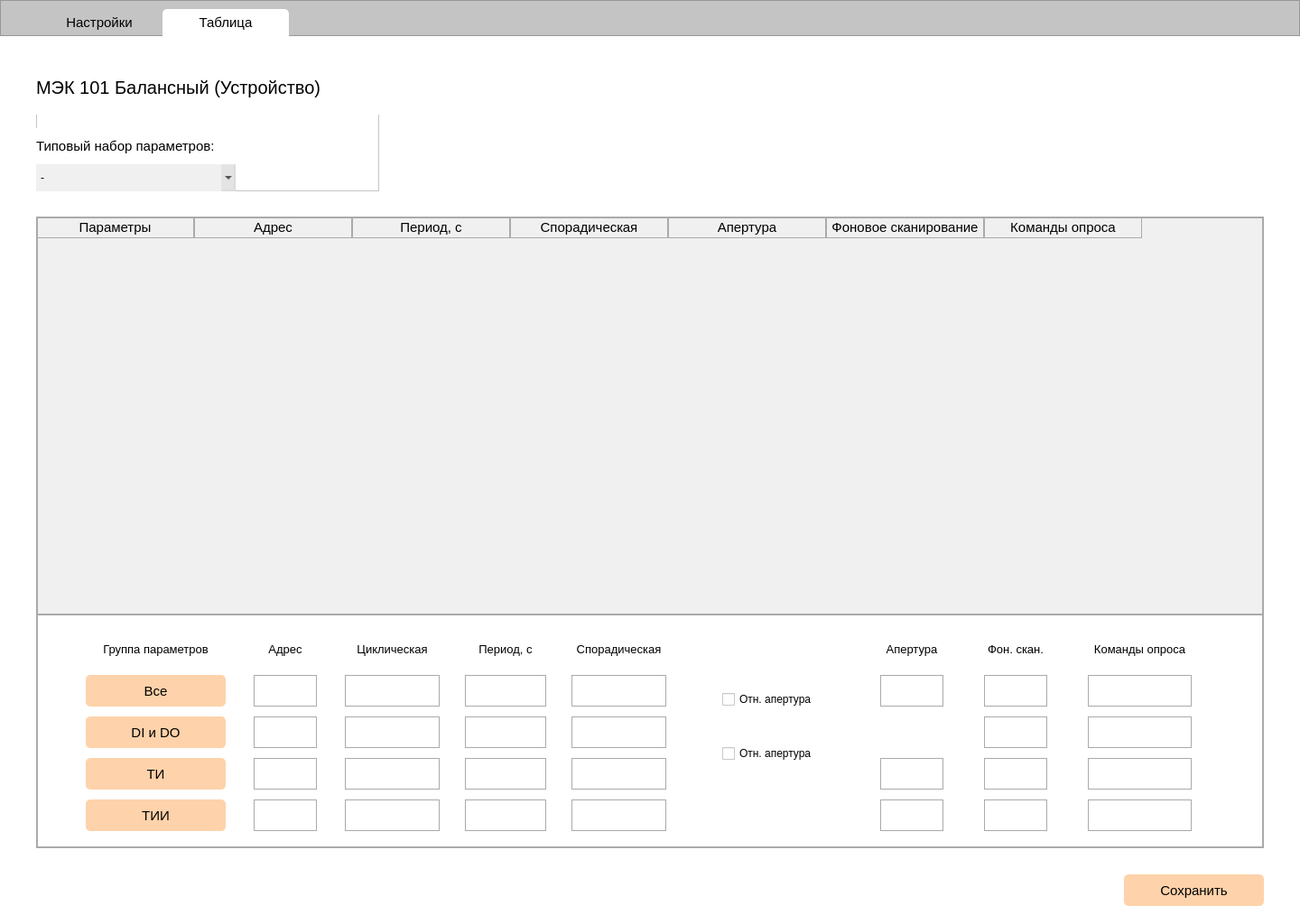
<?xml version="1.0" encoding="UTF-8"?>
<ui version="4.0">
 <class>Form</class>
 <widget class="QWidget" name="Form">
  <property name="geometry">
   <rect>
    <x>0</x>
    <y>0</y>
    <width>1440</width>
    <height>1024</height>
   </rect>
  </property>
  <property name="font">
   <font>
    <pointsize>8</pointsize>
   </font>
  </property>
  <property name="windowTitle">
   <string>Telemechanics</string>
  </property>
  <property name="styleSheet">
   <string notr="true">QWidget {
	background-color: white;
}</string>
  </property>
  <widget class="QFrame" name="frame_8">
   <property name="geometry">
    <rect>
     <x>0</x>
     <y>0</y>
     <width>1440</width>
     <height>40</height>
    </rect>
   </property>
   <property name="styleSheet">
    <string notr="true">QFrame { background-color: #c4c4c4; }</string>
   </property>
   <property name="frameShape">
    <enum>QFrame::StyledPanel</enum>
   </property>
   <property name="frameShadow">
    <enum>QFrame::Raised</enum>
   </property>
   <widget class="QPushButton" name="pushButton">
    <property name="geometry">
     <rect>
      <x>40</x>
      <y>10</y>
      <width>140</width>
      <height>30</height>
     </rect>
    </property>
    <property name="font">
     <font>
      <pointsize>11</pointsize>
     </font>
    </property>
    <property name="styleSheet">
     <string notr="true">QPushButton { border: none; border-top-left-radius: 5px; border-top-right-radius: 5px; background-color: transparent; }</string>
    </property>
    <property name="text">
     <string>Настройки</string>
    </property>
   </widget>
   <widget class="QPushButton" name="pushButton_2">
    <property name="geometry">
     <rect>
      <x>180</x>
      <y>10</y>
      <width>140</width>
      <height>30</height>
     </rect>
    </property>
    <property name="font">
     <font>
      <pointsize>11</pointsize>
     </font>
    </property>
    <property name="styleSheet">
     <string notr="true">QPushButton { border: none; border-top-left-radius: 5px; border-top-right-radius: 5px; }</string>
    </property>
    <property name="text">
     <string>Таблица</string>
    </property>
   </widget>
  </widget>
  <widget class="QFrame" name="frame_9">
   <property name="geometry">
    <rect>
     <x>40</x>
     <y>67</y>
     <width>380</width>
     <height>145</height>
    </rect>
   </property>
   <property name="frameShape">
    <enum>QFrame::StyledPanel</enum>
   </property>
   <property name="frameShadow">
    <enum>QFrame::Raised</enum>
   </property>
   <widget class="QLabel" name="label_8">
    <property name="geometry">
     <rect>
      <x>0</x>
      <y>0</y>
      <width>380</width>
      <height>60</height>
     </rect>
    </property>
    <property name="font">
     <font>
      <pointsize>15</pointsize>
     </font>
    </property>
    <property name="text">
     <string>МЭК 101 Балансный (Устройство)</string>
    </property>
   </widget>
   <widget class="QFrame" name="frame_16">
    <property name="geometry">
     <rect>
      <x>0</x>
      <y>75</y>
      <width>221</width>
      <height>70</height>
     </rect>
    </property>
    <property name="styleSheet">
     <string notr="true">QFrame { border: none; }</string>
    </property>
    <property name="frameShape">
     <enum>QFrame::StyledPanel</enum>
    </property>
    <property name="frameShadow">
     <enum>QFrame::Raised</enum>
    </property>
    <widget class="QLabel" name="label_15">
     <property name="geometry">
      <rect>
       <x>0</x>
       <y>0</y>
       <width>221</width>
       <height>40</height>
      </rect>
     </property>
     <property name="font">
      <font>
       <pointsize>11</pointsize>
      </font>
     </property>
     <property name="text">
      <string>Типовый набор параметров:</string>
     </property>
    </widget>
    <widget class="QComboBox" name="comboBox">
     <property name="geometry">
      <rect>
       <x>0</x>
       <y>40</y>
       <width>221</width>
       <height>30</height>
      </rect>
     </property>
     <property name="styleSheet">
      <string notr="true">QComboBox { border: none; background-color: rgb(130, 130, 130, 30); }</string>
     </property>
     <item>
      <property name="text">
       <string>-</string>
      </property>
     </item>
    </widget>
   </widget>
  </widget>
  <widget class="QPushButton" name="pushButton_3">
   <property name="geometry">
    <rect>
     <x>1245</x>
     <y>969</y>
     <width>155</width>
     <height>35</height>
    </rect>
   </property>
   <property name="font">
    <font>
     <pointsize>11</pointsize>
    </font>
   </property>
   <property name="styleSheet">
    <string notr="true">QPushButton { border-radius: 5px; background-color: #FED2AA; }</string>
   </property>
   <property name="text">
    <string>Сохранить</string>
   </property>
  </widget>
  <widget class="QFrame" name="frame">
   <property name="geometry">
    <rect>
     <x>40</x>
     <y>240</y>
     <width>1360</width>
     <height>700</height>
    </rect>
   </property>
   <property name="styleSheet">
    <string notr="true">QFrame { background-color: rgba(130, 130, 130, 30); border: 2px solid #aaa; }</string>
   </property>
   <property name="frameShape">
    <enum>QFrame::StyledPanel</enum>
   </property>
   <property name="frameShadow">
    <enum>QFrame::Raised</enum>
   </property>
   <widget class="QTableWidget" name="tableWidget">
    <property name="geometry">
     <rect>
      <x>0</x>
      <y>0</y>
      <width>1225</width>
      <height>700</height>
     </rect>
    </property>
    <property name="styleSheet">
     <string notr="true">QTableWidget { border: none; }
QTableWidget QHeaderView { border: none; }
QTableWidget, QTableWidget QHeaderView:section, QTableWidget QHeaderView {
	 background-color: transparent; 
}
QHeaderView::section { border: 1px solid #aaa; }</string>
    </property>
    <property name="textElideMode">
     <enum>Qt::ElideLeft</enum>
    </property>
    <property name="verticalScrollMode">
     <enum>QAbstractItemView::ScrollPerItem</enum>
    </property>
    <property name="showGrid">
     <bool>true</bool>
    </property>
    <property name="wordWrap">
     <bool>true</bool>
    </property>
    <property name="rowCount">
     <number>16</number>
    </property>
    <attribute name="horizontalHeaderCascadingSectionResizes">
     <bool>false</bool>
    </attribute>
    <attribute name="horizontalHeaderDefaultSectionSize">
     <number>175</number>
    </attribute>
    <attribute name="horizontalHeaderHighlightSections">
     <bool>false</bool>
    </attribute>
    <attribute name="horizontalHeaderShowSortIndicator" stdset="0">
     <bool>false</bool>
    </attribute>
    <attribute name="horizontalHeaderStretchLastSection">
     <bool>false</bool>
    </attribute>
    <attribute name="verticalHeaderVisible">
     <bool>false</bool>
    </attribute>
    <row>
     <property name="text">
      <string>1</string>
     </property>
    </row>
    <row>
     <property name="text">
      <string>2</string>
     </property>
    </row>
    <row>
     <property name="text">
      <string>3</string>
     </property>
    </row>
    <row>
     <property name="text">
      <string>4</string>
     </property>
    </row>
    <row>
     <property name="text">
      <string>5</string>
     </property>
    </row>
    <row>
     <property name="text">
      <string>6</string>
     </property>
    </row>
    <row>
     <property name="text">
      <string>7</string>
     </property>
    </row>
    <row>
     <property name="text">
      <string>8</string>
     </property>
    </row>
    <row>
     <property name="text">
      <string>9</string>
     </property>
    </row>
    <row>
     <property name="text">
      <string>10</string>
     </property>
    </row>
    <row>
     <property name="text">
      <string>11</string>
     </property>
    </row>
    <row>
     <property name="text">
      <string>12</string>
     </property>
    </row>
    <row>
     <property name="text">
      <string>13</string>
     </property>
    </row>
    <row>
     <property name="text">
      <string>15</string>
     </property>
    </row>
    <row/>
    <row/>
    <column>
     <property name="text">
      <string>Параметры</string>
     </property>
     <property name="font">
      <font>
       <pointsize>11</pointsize>
      </font>
     </property>
    </column>
    <column>
     <property name="text">
      <string>Адрес</string>
     </property>
     <property name="font">
      <font>
       <pointsize>11</pointsize>
      </font>
     </property>
     <property name="background">
      <color alpha="0">
       <red>0</red>
       <green>0</green>
       <blue>0</blue>
      </color>
     </property>
    </column>
    <column>
     <property name="text">
      <string>Период, с</string>
     </property>
     <property name="font">
      <font>
       <pointsize>11</pointsize>
      </font>
     </property>
     <property name="background">
      <color alpha="0">
       <red>0</red>
       <green>0</green>
       <blue>0</blue>
      </color>
     </property>
    </column>
    <column>
     <property name="text">
      <string>Спорадическая</string>
     </property>
     <property name="font">
      <font>
       <pointsize>11</pointsize>
       <strikeout>false</strikeout>
       <kerning>false</kerning>
      </font>
     </property>
     <property name="background">
      <color alpha="0">
       <red>0</red>
       <green>0</green>
       <blue>0</blue>
      </color>
     </property>
    </column>
    <column>
     <property name="text">
      <string>Апертура</string>
     </property>
     <property name="font">
      <font>
       <pointsize>11</pointsize>
      </font>
     </property>
     <property name="background">
      <color alpha="0">
       <red>0</red>
       <green>0</green>
       <blue>0</blue>
      </color>
     </property>
    </column>
    <column>
     <property name="text">
      <string>Фоновое сканирование</string>
     </property>
     <property name="font">
      <font>
       <pointsize>11</pointsize>
       <kerning>false</kerning>
      </font>
     </property>
     <property name="background">
      <color alpha="0">
       <red>0</red>
       <green>0</green>
       <blue>0</blue>
      </color>
     </property>
    </column>
    <column>
     <property name="text">
      <string>Команды опроса</string>
     </property>
     <property name="font">
      <font>
       <pointsize>11</pointsize>
      </font>
     </property>
     <property name="background">
      <color alpha="0">
       <red>0</red>
       <green>0</green>
       <blue>0</blue>
      </color>
     </property>
    </column>
   </widget>
   <widget class="QFrame" name="frame_2">
    <property name="geometry">
     <rect>
      <x>0</x>
      <y>440</y>
      <width>1360</width>
      <height>260</height>
     </rect>
    </property>
    <property name="styleSheet">
     <string notr="true">QFrame { background-color: white; border: 2px solid #aaa; }</string>
    </property>
    <property name="frameShape">
     <enum>QFrame::StyledPanel</enum>
    </property>
    <property name="frameShadow">
     <enum>QFrame::Raised</enum>
    </property>
    <widget class="QFrame" name="frame_3">
     <property name="geometry">
      <rect>
       <x>55</x>
       <y>22</y>
       <width>155</width>
       <height>219</height>
      </rect>
     </property>
     <property name="styleSheet">
      <string notr="true">QFrame { border: none; }</string>
     </property>
     <property name="frameShape">
      <enum>QFrame::StyledPanel</enum>
     </property>
     <property name="frameShadow">
      <enum>QFrame::Raised</enum>
     </property>
     <widget class="QLabel" name="label">
      <property name="geometry">
       <rect>
        <x>0</x>
        <y>0</y>
        <width>155</width>
        <height>35</height>
       </rect>
      </property>
      <property name="font">
       <font>
        <pointsize>10</pointsize>
       </font>
      </property>
      <property name="styleSheet">
       <string notr="true">QLabel { border: none; }</string>
      </property>
      <property name="text">
       <string>Группа параметров</string>
      </property>
      <property name="alignment">
       <set>Qt::AlignCenter</set>
      </property>
     </widget>
     <widget class="QPushButton" name="pushButton_4">
      <property name="geometry">
       <rect>
        <x>0</x>
        <y>46</y>
        <width>155</width>
        <height>35</height>
       </rect>
      </property>
      <property name="font">
       <font>
        <pointsize>11</pointsize>
       </font>
      </property>
      <property name="styleSheet">
       <string notr="true">QPushButton { border-radius: 5px; background-color: #FED2AA; }</string>
      </property>
      <property name="text">
       <string>Все</string>
      </property>
     </widget>
     <widget class="QPushButton" name="pushButton_7">
      <property name="geometry">
       <rect>
        <x>0</x>
        <y>138</y>
        <width>155</width>
        <height>35</height>
       </rect>
      </property>
      <property name="font">
       <font>
        <pointsize>11</pointsize>
       </font>
      </property>
      <property name="styleSheet">
       <string notr="true">QPushButton { border-radius: 5px; background-color: #FED2AA; }</string>
      </property>
      <property name="text">
       <string>ТИ</string>
      </property>
     </widget>
     <widget class="QPushButton" name="pushButton_5">
      <property name="geometry">
       <rect>
        <x>0</x>
        <y>92</y>
        <width>155</width>
        <height>35</height>
       </rect>
      </property>
      <property name="font">
       <font>
        <pointsize>11</pointsize>
       </font>
      </property>
      <property name="styleSheet">
       <string notr="true">QPushButton { border-radius: 5px; background-color: #FED2AA; }</string>
      </property>
      <property name="text">
       <string>DI и DO</string>
      </property>
     </widget>
     <widget class="QPushButton" name="pushButton_6">
      <property name="geometry">
       <rect>
        <x>0</x>
        <y>184</y>
        <width>155</width>
        <height>35</height>
       </rect>
      </property>
      <property name="font">
       <font>
        <pointsize>11</pointsize>
       </font>
      </property>
      <property name="styleSheet">
       <string notr="true">QPushButton { border-radius: 5px; background-color: #FED2AA; }</string>
      </property>
      <property name="text">
       <string>ТИИ</string>
      </property>
     </widget>
    </widget>
    <widget class="QFrame" name="frame_4">
     <property name="geometry">
      <rect>
       <x>241</x>
       <y>22</y>
       <width>70</width>
       <height>219</height>
      </rect>
     </property>
     <property name="styleSheet">
      <string notr="true">QFrame { border: none; }</string>
     </property>
     <property name="frameShape">
      <enum>QFrame::StyledPanel</enum>
     </property>
     <property name="frameShadow">
      <enum>QFrame::Raised</enum>
     </property>
     <widget class="QLabel" name="label_2">
      <property name="geometry">
       <rect>
        <x>0</x>
        <y>0</y>
        <width>70</width>
        <height>35</height>
       </rect>
      </property>
      <property name="font">
       <font>
        <pointsize>10</pointsize>
       </font>
      </property>
      <property name="styleSheet">
       <string notr="true">QLabel { border: none; }</string>
      </property>
      <property name="text">
       <string>Адрес</string>
      </property>
      <property name="alignment">
       <set>Qt::AlignCenter</set>
      </property>
     </widget>
     <widget class="QLineEdit" name="lineEdit">
      <property name="geometry">
       <rect>
        <x>0</x>
        <y>46</y>
        <width>70</width>
        <height>35</height>
       </rect>
      </property>
      <property name="styleSheet">
       <string notr="true">QLineEdit { border: 1px solid #aaa; }</string>
      </property>
     </widget>
     <widget class="QLineEdit" name="lineEdit_2">
      <property name="geometry">
       <rect>
        <x>0</x>
        <y>92</y>
        <width>70</width>
        <height>35</height>
       </rect>
      </property>
      <property name="styleSheet">
       <string notr="true">QLineEdit { border: 1px solid #aaa; }</string>
      </property>
     </widget>
     <widget class="QLineEdit" name="lineEdit_3">
      <property name="geometry">
       <rect>
        <x>0</x>
        <y>138</y>
        <width>70</width>
        <height>35</height>
       </rect>
      </property>
      <property name="styleSheet">
       <string notr="true">QLineEdit { border: 1px solid #aaa; }</string>
      </property>
     </widget>
     <widget class="QLineEdit" name="lineEdit_4">
      <property name="geometry">
       <rect>
        <x>0</x>
        <y>184</y>
        <width>70</width>
        <height>35</height>
       </rect>
      </property>
      <property name="styleSheet">
       <string notr="true">QLineEdit { border: 1px solid #aaa; }</string>
      </property>
     </widget>
    </widget>
    <widget class="QFrame" name="frame_5">
     <property name="geometry">
      <rect>
       <x>342</x>
       <y>22</y>
       <width>105</width>
       <height>219</height>
      </rect>
     </property>
     <property name="styleSheet">
      <string notr="true">QFrame { border: none; }</string>
     </property>
     <property name="frameShape">
      <enum>QFrame::StyledPanel</enum>
     </property>
     <property name="frameShadow">
      <enum>QFrame::Raised</enum>
     </property>
     <widget class="QLabel" name="label_3">
      <property name="geometry">
       <rect>
        <x>0</x>
        <y>0</y>
        <width>105</width>
        <height>35</height>
       </rect>
      </property>
      <property name="font">
       <font>
        <pointsize>10</pointsize>
       </font>
      </property>
      <property name="styleSheet">
       <string notr="true">QLabel { border: none; }</string>
      </property>
      <property name="text">
       <string>Циклическая</string>
      </property>
      <property name="alignment">
       <set>Qt::AlignCenter</set>
      </property>
     </widget>
     <widget class="QLineEdit" name="lineEdit_5">
      <property name="geometry">
       <rect>
        <x>0</x>
        <y>46</y>
        <width>105</width>
        <height>35</height>
       </rect>
      </property>
      <property name="styleSheet">
       <string notr="true">QLineEdit { border: 1px solid #aaa; }</string>
      </property>
     </widget>
     <widget class="QLineEdit" name="lineEdit_6">
      <property name="geometry">
       <rect>
        <x>0</x>
        <y>92</y>
        <width>105</width>
        <height>35</height>
       </rect>
      </property>
      <property name="styleSheet">
       <string notr="true">QLineEdit { border: 1px solid #aaa; }</string>
      </property>
     </widget>
     <widget class="QLineEdit" name="lineEdit_7">
      <property name="geometry">
       <rect>
        <x>0</x>
        <y>138</y>
        <width>105</width>
        <height>35</height>
       </rect>
      </property>
      <property name="styleSheet">
       <string notr="true">QLineEdit { border: 1px solid #aaa; }</string>
      </property>
     </widget>
     <widget class="QLineEdit" name="lineEdit_8">
      <property name="geometry">
       <rect>
        <x>0</x>
        <y>184</y>
        <width>105</width>
        <height>35</height>
       </rect>
      </property>
      <property name="styleSheet">
       <string notr="true">QLineEdit { border: 1px solid #aaa; }</string>
      </property>
     </widget>
    </widget>
    <widget class="QFrame" name="frame_6">
     <property name="geometry">
      <rect>
       <x>475</x>
       <y>22</y>
       <width>90</width>
       <height>219</height>
      </rect>
     </property>
     <property name="styleSheet">
      <string notr="true">QFrame { border: none; }</string>
     </property>
     <property name="frameShape">
      <enum>QFrame::StyledPanel</enum>
     </property>
     <property name="frameShadow">
      <enum>QFrame::Raised</enum>
     </property>
     <widget class="QLabel" name="label_4">
      <property name="geometry">
       <rect>
        <x>0</x>
        <y>0</y>
        <width>90</width>
        <height>35</height>
       </rect>
      </property>
      <property name="font">
       <font>
        <pointsize>10</pointsize>
       </font>
      </property>
      <property name="styleSheet">
       <string notr="true">QLabel { border: none; }</string>
      </property>
      <property name="text">
       <string>Период, с</string>
      </property>
      <property name="alignment">
       <set>Qt::AlignCenter</set>
      </property>
     </widget>
     <widget class="QLineEdit" name="lineEdit_9">
      <property name="geometry">
       <rect>
        <x>0</x>
        <y>46</y>
        <width>90</width>
        <height>35</height>
       </rect>
      </property>
      <property name="styleSheet">
       <string notr="true">QLineEdit { border: 1px solid #aaa; }</string>
      </property>
     </widget>
     <widget class="QLineEdit" name="lineEdit_10">
      <property name="geometry">
       <rect>
        <x>0</x>
        <y>92</y>
        <width>90</width>
        <height>35</height>
       </rect>
      </property>
      <property name="styleSheet">
       <string notr="true">QLineEdit { border: 1px solid #aaa; }</string>
      </property>
     </widget>
     <widget class="QLineEdit" name="lineEdit_11">
      <property name="geometry">
       <rect>
        <x>0</x>
        <y>138</y>
        <width>90</width>
        <height>35</height>
       </rect>
      </property>
      <property name="styleSheet">
       <string notr="true">QLineEdit { border: 1px solid #aaa; }</string>
      </property>
     </widget>
     <widget class="QLineEdit" name="lineEdit_12">
      <property name="geometry">
       <rect>
        <x>0</x>
        <y>184</y>
        <width>90</width>
        <height>35</height>
       </rect>
      </property>
      <property name="styleSheet">
       <string notr="true">QLineEdit { border: 1px solid #aaa; }</string>
      </property>
     </widget>
    </widget>
    <widget class="QFrame" name="frame_7">
     <property name="geometry">
      <rect>
       <x>593</x>
       <y>22</y>
       <width>105</width>
       <height>219</height>
      </rect>
     </property>
     <property name="styleSheet">
      <string notr="true">QFrame { border: none; }</string>
     </property>
     <property name="frameShape">
      <enum>QFrame::StyledPanel</enum>
     </property>
     <property name="frameShadow">
      <enum>QFrame::Raised</enum>
     </property>
     <widget class="QLabel" name="label_5">
      <property name="geometry">
       <rect>
        <x>0</x>
        <y>0</y>
        <width>105</width>
        <height>35</height>
       </rect>
      </property>
      <property name="font">
       <font>
        <pointsize>10</pointsize>
       </font>
      </property>
      <property name="styleSheet">
       <string notr="true">QLabel { border: none; }</string>
      </property>
      <property name="text">
       <string>Спорадическая</string>
      </property>
      <property name="alignment">
       <set>Qt::AlignCenter</set>
      </property>
     </widget>
     <widget class="QLineEdit" name="lineEdit_13">
      <property name="geometry">
       <rect>
        <x>0</x>
        <y>46</y>
        <width>105</width>
        <height>35</height>
       </rect>
      </property>
      <property name="styleSheet">
       <string notr="true">QLineEdit { border: 1px solid #aaa; }</string>
      </property>
     </widget>
     <widget class="QLineEdit" name="lineEdit_14">
      <property name="geometry">
       <rect>
        <x>0</x>
        <y>92</y>
        <width>105</width>
        <height>35</height>
       </rect>
      </property>
      <property name="styleSheet">
       <string notr="true">QLineEdit { border: 1px solid #aaa; }</string>
      </property>
     </widget>
     <widget class="QLineEdit" name="lineEdit_15">
      <property name="geometry">
       <rect>
        <x>0</x>
        <y>138</y>
        <width>105</width>
        <height>35</height>
       </rect>
      </property>
      <property name="styleSheet">
       <string notr="true">QLineEdit { border: 1px solid #aaa; }</string>
      </property>
     </widget>
     <widget class="QLineEdit" name="lineEdit_16">
      <property name="geometry">
       <rect>
        <x>0</x>
        <y>184</y>
        <width>105</width>
        <height>35</height>
       </rect>
      </property>
      <property name="styleSheet">
       <string notr="true">QLineEdit { border: 1px solid #aaa; }</string>
      </property>
     </widget>
    </widget>
    <widget class="QCheckBox" name="checkBox">
     <property name="geometry">
      <rect>
       <x>760</x>
       <y>80</y>
       <width>110</width>
       <height>30</height>
      </rect>
     </property>
     <property name="text">
      <string>Отн. апертура</string>
     </property>
    </widget>
    <widget class="QCheckBox" name="checkBox_2">
     <property name="geometry">
      <rect>
       <x>760</x>
       <y>140</y>
       <width>110</width>
       <height>30</height>
      </rect>
     </property>
     <property name="text">
      <string>Отн. апертура</string>
     </property>
    </widget>
    <widget class="QFrame" name="frame_10">
     <property name="geometry">
      <rect>
       <x>935</x>
       <y>22</y>
       <width>70</width>
       <height>219</height>
      </rect>
     </property>
     <property name="styleSheet">
      <string notr="true">QFrame { border: none; }</string>
     </property>
     <property name="frameShape">
      <enum>QFrame::StyledPanel</enum>
     </property>
     <property name="frameShadow">
      <enum>QFrame::Raised</enum>
     </property>
     <widget class="QLabel" name="label_6">
      <property name="geometry">
       <rect>
        <x>0</x>
        <y>0</y>
        <width>70</width>
        <height>35</height>
       </rect>
      </property>
      <property name="font">
       <font>
        <pointsize>10</pointsize>
       </font>
      </property>
      <property name="styleSheet">
       <string notr="true">QLabel { border: none; }</string>
      </property>
      <property name="text">
       <string>Апертура</string>
      </property>
      <property name="alignment">
       <set>Qt::AlignCenter</set>
      </property>
     </widget>
     <widget class="QLineEdit" name="lineEdit_17">
      <property name="geometry">
       <rect>
        <x>0</x>
        <y>46</y>
        <width>70</width>
        <height>35</height>
       </rect>
      </property>
      <property name="styleSheet">
       <string notr="true">QLineEdit { border: 1px solid #aaa; }</string>
      </property>
     </widget>
     <widget class="QLineEdit" name="lineEdit_19">
      <property name="geometry">
       <rect>
        <x>0</x>
        <y>138</y>
        <width>70</width>
        <height>35</height>
       </rect>
      </property>
      <property name="styleSheet">
       <string notr="true">QLineEdit { border: 1px solid #aaa; }</string>
      </property>
     </widget>
     <widget class="QLineEdit" name="lineEdit_20">
      <property name="geometry">
       <rect>
        <x>0</x>
        <y>184</y>
        <width>70</width>
        <height>35</height>
       </rect>
      </property>
      <property name="styleSheet">
       <string notr="true">QLineEdit { border: 1px solid #aaa; }</string>
      </property>
     </widget>
    </widget>
    <widget class="QFrame" name="frame_11">
     <property name="geometry">
      <rect>
       <x>1050</x>
       <y>22</y>
       <width>70</width>
       <height>219</height>
      </rect>
     </property>
     <property name="styleSheet">
      <string notr="true">QFrame { border: none; }</string>
     </property>
     <property name="frameShape">
      <enum>QFrame::StyledPanel</enum>
     </property>
     <property name="frameShadow">
      <enum>QFrame::Raised</enum>
     </property>
     <widget class="QLabel" name="label_7">
      <property name="geometry">
       <rect>
        <x>0</x>
        <y>0</y>
        <width>70</width>
        <height>35</height>
       </rect>
      </property>
      <property name="font">
       <font>
        <pointsize>10</pointsize>
       </font>
      </property>
      <property name="styleSheet">
       <string notr="true">QLabel { border: none; }</string>
      </property>
      <property name="text">
       <string>Фон. скан.</string>
      </property>
      <property name="alignment">
       <set>Qt::AlignCenter</set>
      </property>
     </widget>
     <widget class="QLineEdit" name="lineEdit_18">
      <property name="geometry">
       <rect>
        <x>0</x>
        <y>46</y>
        <width>70</width>
        <height>35</height>
       </rect>
      </property>
      <property name="styleSheet">
       <string notr="true">QLineEdit { border: 1px solid #aaa; }</string>
      </property>
     </widget>
     <widget class="QLineEdit" name="lineEdit_21">
      <property name="geometry">
       <rect>
        <x>0</x>
        <y>92</y>
        <width>70</width>
        <height>35</height>
       </rect>
      </property>
      <property name="styleSheet">
       <string notr="true">QLineEdit { border: 1px solid #aaa; }</string>
      </property>
     </widget>
     <widget class="QLineEdit" name="lineEdit_22">
      <property name="geometry">
       <rect>
        <x>0</x>
        <y>138</y>
        <width>70</width>
        <height>35</height>
       </rect>
      </property>
      <property name="styleSheet">
       <string notr="true">QLineEdit { border: 1px solid #aaa; }</string>
      </property>
     </widget>
     <widget class="QLineEdit" name="lineEdit_23">
      <property name="geometry">
       <rect>
        <x>0</x>
        <y>184</y>
        <width>70</width>
        <height>35</height>
       </rect>
      </property>
      <property name="styleSheet">
       <string notr="true">QLineEdit { border: 1px solid #aaa; }</string>
      </property>
     </widget>
    </widget>
    <widget class="QFrame" name="frame_12">
     <property name="geometry">
      <rect>
       <x>1165</x>
       <y>22</y>
       <width>115</width>
       <height>219</height>
      </rect>
     </property>
     <property name="styleSheet">
      <string notr="true">QFrame { border: none; }</string>
     </property>
     <property name="frameShape">
      <enum>QFrame::StyledPanel</enum>
     </property>
     <property name="frameShadow">
      <enum>QFrame::Raised</enum>
     </property>
     <widget class="QLabel" name="label_9">
      <property name="geometry">
       <rect>
        <x>0</x>
        <y>0</y>
        <width>115</width>
        <height>35</height>
       </rect>
      </property>
      <property name="font">
       <font>
        <pointsize>10</pointsize>
       </font>
      </property>
      <property name="styleSheet">
       <string notr="true">QLabel { border: none; }</string>
      </property>
      <property name="text">
       <string>Команды опроса</string>
      </property>
      <property name="alignment">
       <set>Qt::AlignCenter</set>
      </property>
     </widget>
     <widget class="QLineEdit" name="lineEdit_24">
      <property name="geometry">
       <rect>
        <x>0</x>
        <y>46</y>
        <width>115</width>
        <height>35</height>
       </rect>
      </property>
      <property name="styleSheet">
       <string notr="true">QLineEdit { border: 1px solid #aaa; }</string>
      </property>
     </widget>
     <widget class="QLineEdit" name="lineEdit_25">
      <property name="geometry">
       <rect>
        <x>0</x>
        <y>92</y>
        <width>115</width>
        <height>35</height>
       </rect>
      </property>
      <property name="styleSheet">
       <string notr="true">QLineEdit { border: 1px solid #aaa; }</string>
      </property>
     </widget>
     <widget class="QLineEdit" name="lineEdit_26">
      <property name="geometry">
       <rect>
        <x>0</x>
        <y>138</y>
        <width>115</width>
        <height>35</height>
       </rect>
      </property>
      <property name="styleSheet">
       <string notr="true">QLineEdit { border: 1px solid #aaa; }</string>
      </property>
     </widget>
     <widget class="QLineEdit" name="lineEdit_27">
      <property name="geometry">
       <rect>
        <x>0</x>
        <y>184</y>
        <width>115</width>
        <height>35</height>
       </rect>
      </property>
      <property name="styleSheet">
       <string notr="true">QLineEdit { border: 1px solid #aaa; }</string>
      </property>
     </widget>
    </widget>
   </widget>
  </widget>
 </widget>
 <resources/>
 <connections/>
</ui>
